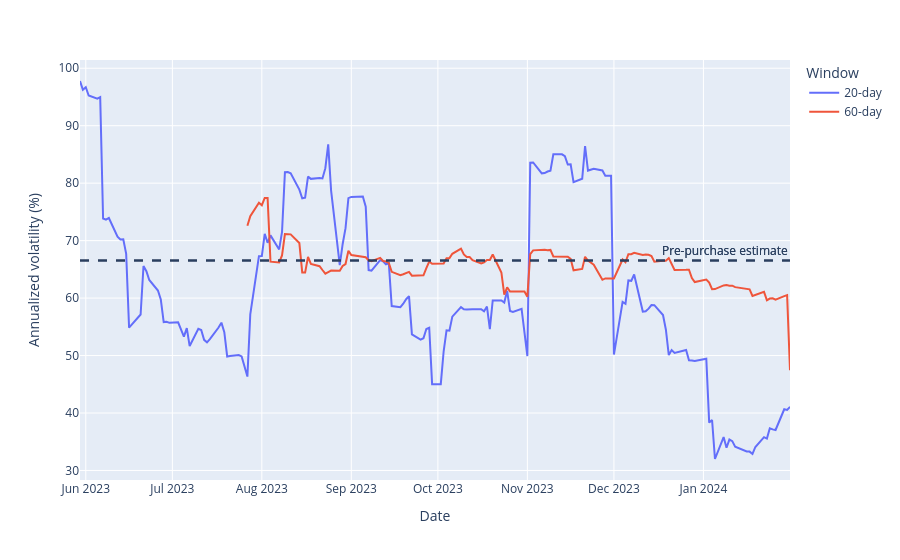

Write notebook code for a chart like this one.
### Markdown cell above
## Rolling estimates versus the full-sample estimate

The dashed line represents volatility estimated from the entire pre-purchase
sample. It is the fixed volatility used by the GBM model.

### Code cell
sigma_before = log_returns.std() * np.sqrt(n)
fig.add_hline(y=sigma_before * 100, line_dash="dash", annotation_text="Pre-purchase estimate")
fig.show()

### Figure 1 — Plotly figure (JSON) as saved in the notebook; plotly's stock layout.template omitted (floating-point values rounded to 4 significant figures; data arrays with more than 128 entries replaced by an {"elided": "..."} marker saying what was removed)
{"data": [{"hovertemplate": "Window=20-day<br>Date=%{x}<br>Annualized volatility (%)=%{y}<extra></extra>", "legendgroup": "20-day", "line": {"color": "#636efa", "dash": "solid"}, "marker": {"symbol": "circle"}, "mode": "lines", "name": "20-day", "orientation": "v", "showlegend": true, "type": "scatter", "x": {"elided": "170 str values"}, "xaxis": "x", "y": {"elided": "170 float values"}, "yaxis": "y"}, {"hovertemplate": "Window=60-day<br>Date=%{x}<br>Annualized volatility (%)=%{y}<extra></extra>", "legendgroup": "60-day", "line": {"color": "#EF553B", "dash": "solid"}, "marker": {"symbol": "circle"}, "mode": "lines", "name": "60-day", "orientation": "v", "showlegend": true, "type": "scatter", "x": {"elided": "170 str values"}, "xaxis": "x", "y": {"elided": "170 float values"}, "yaxis": "y"}], "layout": {"annotations": [{"showarrow": false, "text": "Pre-purchase estimate", "x": 1, "xanchor": "right", "xref": "x domain", "y": 66.54, "yanchor": "bottom", "yref": "y"}, {"showarrow": false, "text": "Pre-purchase estimate", "x": 1, "xanchor": "right", "xref": "x domain", "y": 66.54, "yanchor": "bottom", "yref": "y"}], "legend": {"title": {"text": "Window"}, "tracegroupgap": 0}, "margin": {"t": 60}, "shapes": [{"line": {"dash": "dash"}, "type": "line", "x0": 0, "x1": 1, "xref": "x domain", "y0": 66.54, "y1": 66.54, "yref": "y"}, {"line": {"dash": "dash"}, "type": "line", "x0": 0, "x1": 1, "xref": "x domain", "y0": 66.54, "y1": 66.54, "yref": "y"}], "xaxis": {"anchor": "y", "domain": [0, 1], "title": {"text": "Date"}}, "yaxis": {"anchor": "x", "domain": [0, 1], "title": {"text": "Annualized volatility (%)"}}}}
